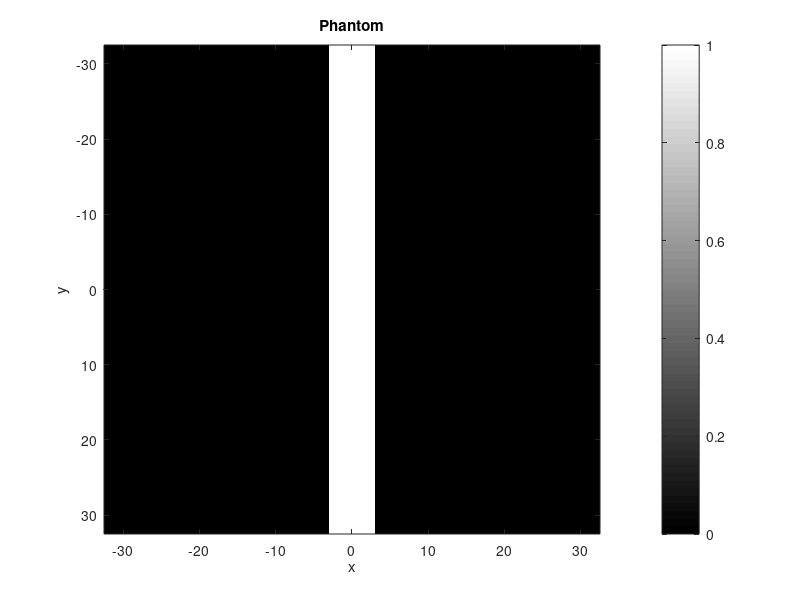
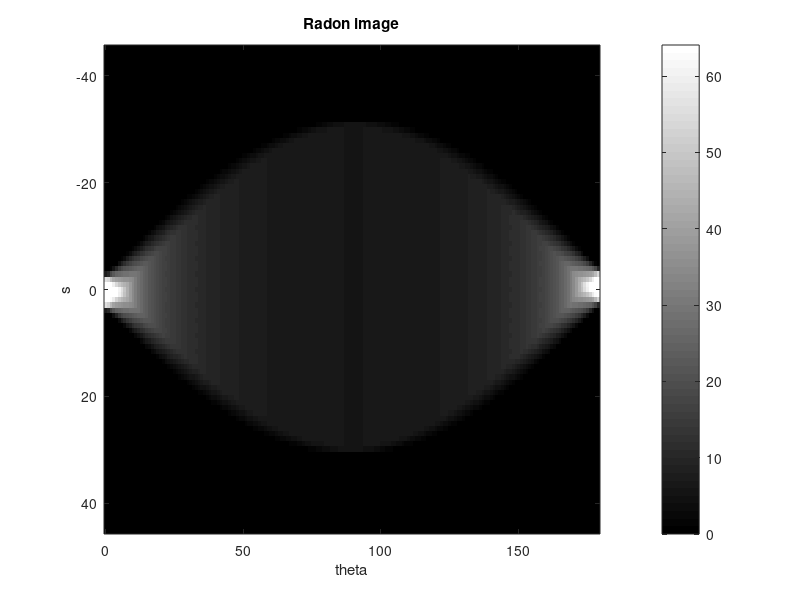
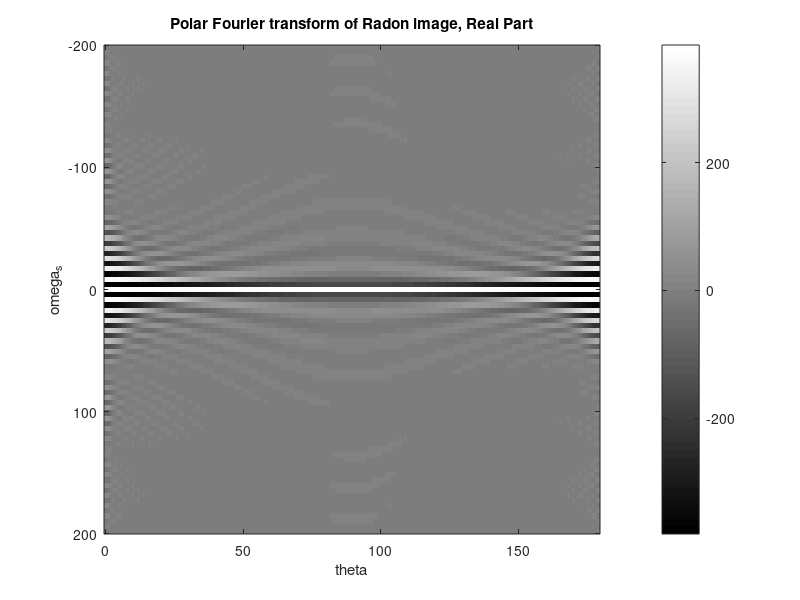
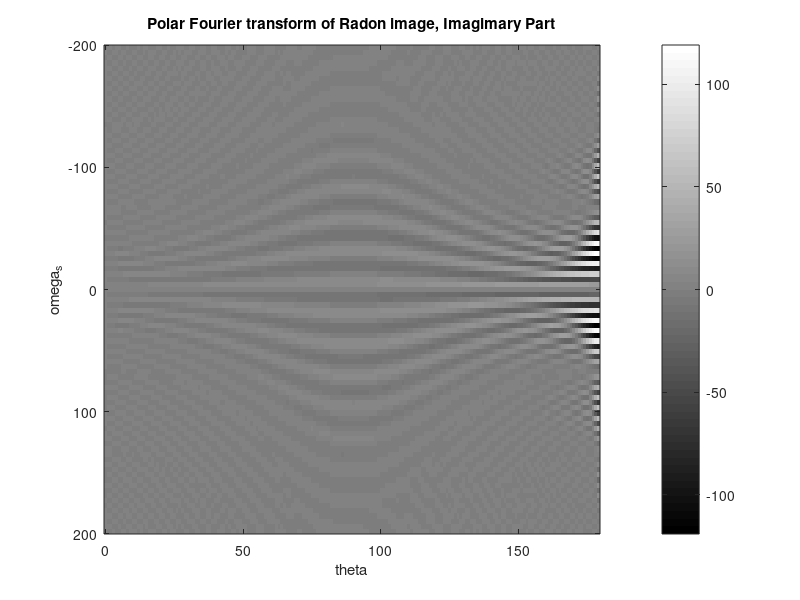

Reproduce these figures in MATLAB, in order.
%% Image defaults
set(0,'defaultsurfaceedgecolor','none')

%% Debug flag: print out everything when DEBUG==1
DEBUG=1;

%% Signal to noise ratio
%SNR=0.1;

%% Interpolation method: nearest / linear / cubic
interp_m='nearest';

%% Size of phantom and reconstructed image
% N is the number of rows and columns in P, which is 256 respectively
N=64;

%%%%%%%%%%%%%%%%%%%%%%%%%%%%%%%%%%%%%%%%%%%%%%%%%%%%%%%%%%%%%%%%%%%%%
%% Create Phantom P
%P = phantom('Shepp-Logan',N);

%Modified Shepp-Logan' gives better visual perception than 'Shepp-Logan'
%P = phantom('Modified Shepp-Logan',N);     %Fail-safe version

% a simple 2D delta function which is off-centre
%P = zeros(N);
%P(12,12)=1;

% a stripe
T=6;
P=[zeros(N,(N-T)/2) ones(N,T) zeros(N,(N-T)/2)];

% a square
%T=30;
%P=[zeros(N,(N-T)/2) ones(N,T) zeros(N,(N-T)/2)];
%P=P'.*P; %image of square

% a 45deg straight line
%P=eye(N);

% Determine the range of x and y
x = linspace(-N/2,N/2,N);
y = x;

% Show and save the phantom
figure(1)
imagesc(x,y,P),colormap(gray),colorbar
title('Phantom'),xlabel('x'),ylabel('y')
print -dpng 1_phantom.png

%%%%%%%%%%%%%%%%%%%%%%%%%%%%%%%%%%%%%%%%%%%%%%%%%%%%%%%%%%%%%%%%%%%%%%%%%
%% Apply radon transformation Rf
%we may change the number of beams that we use to cover 180 degree
theta=linspace(0,179,180);
%return a vector XP containing the radial coordinates corresponding to each row of RT
Rf = radon(P,theta);

% Determine the range of s
s_max=sqrt( max(x)^2 + max(y)^2 );
[s_size theta_size] = size(P);
s = linspace(-s_max,s_max,s_size);

%% Apply noise to the Radon image
%noise = SNR * ( rand(s_size,theta_size)*2 - 1 );
%Rf = Rf + noise;

%if(DEBUG)
%figure(97)
%imagesc(noise),colorbar
%title('noise profile')
%end


%% Show and save Radon image
figure(2)
imagesc(theta,s,Rf),colormap(gray),colorbar
title('Radon image'),xlabel('theta'),ylabel('s')
print -dpng 2_radon.png

%%%%%%%%%%%%%%%%%%%%%%%%%%%%%%%%%%%%%%%%%%%%%%%%%%%%%%%%%%%%%%%%%%%%%%
%% Polar Fourier transform
FRf = fftshift(fft(Rf),1);         % Apply 1D Fourier transform in each column

% Determine the range of omega
dx=mean(diff(x));
dy=mean(diff(y));
ds=sqrt( dx^2 + dy^2 );
size_omega=size(FRf,1);
omega_max=2*pi/ds*max(s);
omega=linspace(-omega_max,omega_max,size_omega);

%% Show and save the Fourier transform image
figure(3)
imagesc(theta, omega, real(FRf)),colormap(gray),colorbar
xlabel('theta'),ylabel('omega_s')
title('Polar Fourier transform of Radon image, Real Part')
print -dpng 3a_fourier_radon_real.png

figure(4)
imagesc(theta, omega, imag(FRf)),colormap(gray),colorbar
xlabel('theta'),ylabel('omega_s')
title('Polar Fourier transform of Radon image, Imagimary Part')
print -dpng 3b_fourier_radon_imag.png

%%%%%%%%%%%%%%%%%%%%%%%%%%%%%%%%%%%%%%%%%%%%%%%%%%%%%%%%%%%%%%%%%%%%%%%%%%%%
%% Change from polar to x-y coordinate

%% Label omega_x, omega_y on the image of FRf:
[THETA WW] = meshgrid(theta, omega);
label_WX = WW.*cosd(THETA);
label_WY = WW.*sind(THETA);

%% Determine range of the desired rectangular coordinates
omega_x = omega;
omega_y = omega;
[WX WY]=meshgrid( omega_x , omega_y );
d_omega=mean(diff(omega));
x=2*pi/d_omega .* omega;
y=x;

%% Prepare data for interpolation
%reshape matrix to array in columns
[cols rows]=size(label_WX);
WX_array=reshape(label_WX,cols*rows,1);
WY_array=reshape(label_WY,cols*rows,1);
FRf_array=reshape(FRf,cols*rows,1);

%% Apply interpolation
F2f = griddata(WX_array,WY_array,FRf_array,WX,WY,interp_m);
%F2f(isnan(F2f))=0;        % set all NaN (Not a Number) error to zero

%% DEBUG: test label WX,WY
if(DEBUG)
figure(95)
surf(label_WX,label_WY,abs(FRf)),colorbar,colormap(jet)
title('DEBUG: Radon Fourier image before interpolation, Absolute Value')
xlabel('theta'),ylabel('omega')
print -dpng 4c_fourier_polar_abs.png

figure(96)
surf(WX,WY,abs(F2f)),colorbar,colormap(jet)
title('DEBUG: Radon Fourier image after interpolation, Absolute Value')
xlabel('omega_x'),ylabel('omega_y')
print -dpng 4d_fourier_xy_abs.png
end

%% Save image
figure(5)
imagesc(omega_x,omega_y,real(F2f)),colormap(gray),colorbar
xlabel('omega_x'),ylabel('omega_y')
title('polar to x-y interpolation, Real Part')
print -dpng 4a_fourier_xy_real.png

figure(6)
imagesc(omega_x, omega_y, imag(F2f)),colormap(gray),colorbar
xlabel('omega_x'),ylabel('omega_y')
title('polar to x-y interpolation, Imaginary Part')
print -dpng 4b_fourier_xy_imag.png

%%%%%%%%%%%%%%%%%%%%%%%%%%%%%%%%%%%%%%%%%%%%%%%%%%%%%%%%%%%%%%%%%%%%%%%%%%
%% inverse FFT
f = ifft2(fftshift(F2f));

figure(7)
imagesc(x,y,real(f)),colormap(gray),colorbar
xlabel('x'),ylabel('y')
title('Reconstructed Image, Real Part')
print -dpng 5_reconstruct_xy_real.png

figure(8)
imagesc(x,y,imag(f)),colormap(gray),colorbar
xlabel('x'),ylabel('y')
title('Reconstructed Image, Imaginary Part')
print -dpng 5_reconstruct_xy_imag.png
